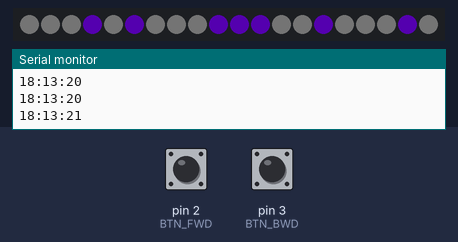
This sketch was run on a simulated Arduino Uno, built with avr-gcc and run on an emulated ATmega328P. Shown: 20 RGB LEDs in strip order, left to right, the last lines printed to the serial monitor. The test bench sets the inputs (shaded band); at power-on: pin 2 (BTN_FWD) HIGH, pin 3 (BTN_BWD) HIGH. Dim RGB values are drawn brighter than linear; the local clock reads 2024-03-15 10:24:30 at power-on unless the sketch sets it.

Above: at 1.2 s.
1.3 s: pin 2 (BTN_FWD) pulled LOW for 3.2 s
At 5.8 s:
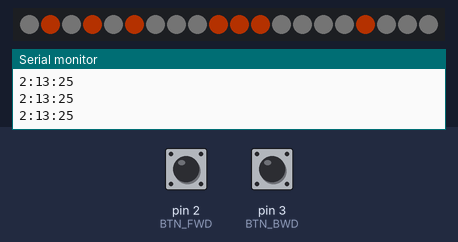
6.0 s: pin 2 (BTN_FWD) pulled LOW for 1 s
At 7.9 s:
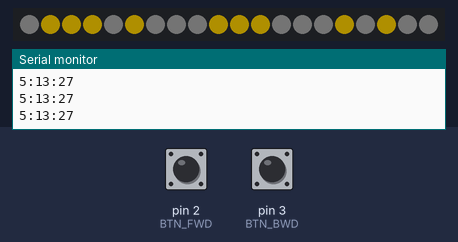
9.6 s: pin 2 (BTN_FWD) pulled LOW for 3.2 s
At 13.8 s:
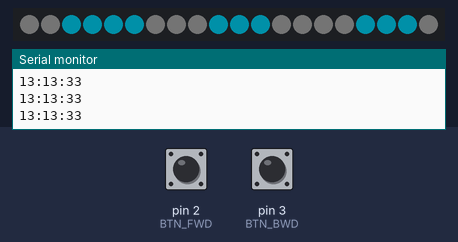
14.3 s: pin 3 (BTN_BWD) pulled LOW for 0.25 s
At 15.8 s:
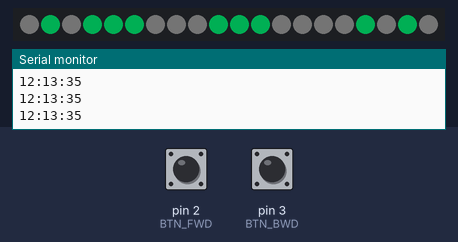
16.6 s: pin 3 (BTN_BWD) pulled LOW for 1 s
At 18.9 s:
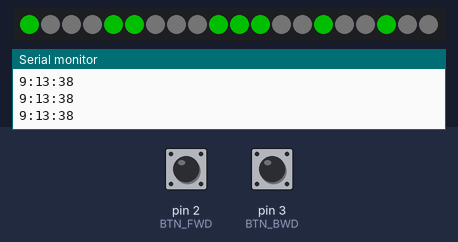
Timing chart, 0 to 20.1 s (numbered marks = the images above; inputs shaded):
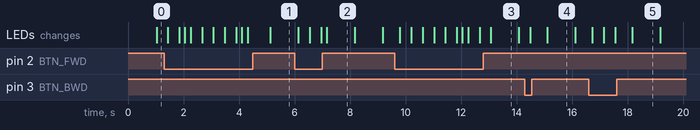

Measured:
- after the input at 1.3 s, the LEDs: first change after 0.14 s (image 1 shows a later state)
- after the input at 14.3 s, the LEDs: first change after 0.19 s (image 4 shows a later state)
- what the display in image 2 shows lasts 1.0 s, from 7.2 s to 8.2 s

The sketch:

timeDilatorBinary_nano.ino
```cpp
// ============================================================
// Time Dilator by Alexander Sousa June 2026
//
//  Binary LED Clock — RTC + WS2811 LED String
//  Hardware: Elegoo Nano/Uno R3 + DS1307 RTC + WS2811 RGB LEDs
//
//  DS1307 Wiring:
//    VCC  → 5V
//    GND  → GND
//    SDA  → A4
//    SCL  → A5
//
//  WS2811 Wiring:
//    VCC  → 5V
//    GND  → GND
//    DATA → Pin 6
//
//  Buttons:
//    Hour Forward  → D2 (momentary, other leg to GND)
//    Hour Backward → D3 (momentary, other leg to GND)
//
//  LED Layout — 20 LED string (0-based indices, MSB left):
//
//    Col:               2^3  2^2  2^1  2^0
//    Row 1 (H1, 2 bits):  -,   -, 19,  18   <- top of clock
//    Row 2 (H2, 4 bits): 14,  15, 16,  17
//    Row 3 (M1, 3 bits):  -,  13, 12,  11
//    Row 4 (M2, 4 bits):  7,   8,  9,  10
//    Row 5 (S1, 3 bits):  -,   6,  5,   4
//    Row 6 (S2, 4 bits):  0,   1,  2,   3   <- bottom of clock
//
//  Physical string positions (1-based) for reference:
//    Col:               2^3  2^2  2^1  2^0
//    Row 1 (H1, 2 bits):  -,   -, 20,  19
//    Row 2 (H2, 4 bits): 15,  16, 17,  18
//    Row 3 (M1, 3 bits):  -,  14, 13,  12
//    Row 4 (M2, 4 bits):  8,   9, 10,  11
//    Row 5 (S1, 3 bits):  -,   7,  6,   5
//    Row 6 (S2, 4 bits):  1,   2,  3,   4
//
//  Each row displays its digit in binary, MSB on the left.
//  ON  = bit is 1  (ROYGBIV colour based on current hour)
//  OFF = bit is 0  (dim white so you can see the LED is there)
// ============================================================

#include <Wire.h>
#include <RTClib.h>
#include <FastLED.h>

// ── FastLED config ───────────────────────────────────────────
#define LED_PIN      6
#define NUM_LEDS     20
#define LED_TYPE     WS2811
#define COLOR_ORDER  RGB

CRGB leds[NUM_LEDS];

// ── Button pins ──────────────────────────────────────────────
#define BTN_FWD  2    // advance +1 hour
#define BTN_BWD  3    // retreat -1 hour

uint32_t lastPressFwd = 0;
uint32_t lastPressBwd = 0;
#define DEBOUNCE_MS 300

// ── Colours ──────────────────────────────────────────────────
//  Uses FastLED's HSV colour wheel (0-255) to cycle ROYGBIV:
//    Midnight (0)  -> Red        HUE =   0
//    3:00 AM       -> Orange     HUE ~  21
//    6:00 AM       -> Yellow     HUE ~  43
//    9:00 AM       -> Green      HUE ~  85
//    Noon    (12)  -> Cyan/Teal  HUE = 128
//    3:00 PM       -> Blue       HUE ~ 171
//    6:00 PM       -> Indigo     HUE ~ 192
//    9:00 PM       -> Violet     HUE ~ 213
//    Midnight (24) -> Red again  (wraps back)
CRGB COLOR_OFF = CRGB(5, 5, 5);   // bit = 0  (dim white)

// Returns the ON colour for the current hour (0-23)
CRGB timeColor(uint8_t hour) {
  uint8_t hue = (uint8_t)((uint16_t)hour * 255 / 24);
  return CRGB(CHSV(hue, 255, 255));
}

// ── RTC ──────────────────────────────────────────────────────
RTC_DS1307 rtc;

// ── LED index map (0-based, MSB first per row) ───────────────
const uint8_t ROW1[] = {19, 18};           // H1 — 2 bits  (MSB left)
const uint8_t ROW2[] = {14, 15, 16, 17};   // H2 — 4 bits  (MSB left)
const uint8_t ROW3[] = {13, 12, 11};       // M1 — 3 bits  (MSB left)
const uint8_t ROW4[] = { 7,  8,  9, 10};   // M2 — 4 bits  (MSB left)
const uint8_t ROW5[] = { 6,  5,  4};       // S1 — 3 bits  (MSB left)
const uint8_t ROW6[] = { 0,  1,  2,  3};   // S2 — 4 bits  (MSB left)

// ── Setup ────────────────────────────────────────────────────
void setup() {
  Serial.begin(9600);
  Serial.println(F("=== Binary LED Clock ==="));

  pinMode(BTN_FWD, INPUT_PULLUP);
  pinMode(BTN_BWD, INPUT_PULLUP);

  FastLED.addLeds<LED_TYPE, LED_PIN, COLOR_ORDER>(leds, NUM_LEDS);
  FastLED.setBrightness(80);
  fill_solid(leds, NUM_LEDS, CRGB::Black);
  FastLED.show();

  if (!rtc.begin()) {
    Serial.println(F("ERROR: DS1307 not found. Check wiring!"));
    fill_solid(leds, NUM_LEDS, CRGB::Red);
    FastLED.show();
    while (true) delay(10);
  }

  // ── Time set ───────────────────────────────────────────────
  // Uncomment the line below, upload once to sync time, then
  // comment it out again and re-upload.
  // Adjust the hour offset for your timezone:
  //   EDT (summer): 4    EST (winter): 5
  //
  rtc.adjust(DateTime(F(__DATE__), F(__TIME__)) - TimeSpan(0, 4, 0, 0));

  Serial.println(F("RTC OK. D2=hour forward, D3=hour backward."));
}

// ── Main loop ────────────────────────────────────────────────
void loop() {
  uint32_t now_ms = millis();

  // ── Forward button (D2) ──────────────────────────────────
  if (digitalRead(BTN_FWD) == LOW && now_ms - lastPressFwd > DEBOUNCE_MS) {
    lastPressFwd = now_ms;
    DateTime now = rtc.now();
    rtc.adjust(now + TimeSpan(0, 1, 0, 0));
    Serial.println(F(">> +1 hour"));
  }

  // ── Backward button (D3) ─────────────────────────────────
  if (digitalRead(BTN_BWD) == LOW && now_ms - lastPressBwd > DEBOUNCE_MS) {
    lastPressBwd = now_ms;
    DateTime now = rtc.now();
    rtc.adjust(now - TimeSpan(0, 1, 0, 0));
    Serial.println(F("<< -1 hour"));
  }

  // ── Update display ───────────────────────────────────────
  DateTime now = rtc.now();

  uint8_t H1 = now.hour()   / 10;
  uint8_t H2 = now.hour()   % 10;
  uint8_t M1 = now.minute() / 10;
  uint8_t M2 = now.minute() % 10;
  uint8_t S1 = now.second() / 10;
  uint8_t S2 = now.second() % 10;

  CRGB colorOn = timeColor(now.hour());

  writeRow(ROW1, 2, H1, colorOn);
  writeRow(ROW2, 4, H2, colorOn);
  writeRow(ROW3, 3, M1, colorOn);
  writeRow(ROW4, 4, M2, colorOn);
  writeRow(ROW5, 3, S1, colorOn);
  writeRow(ROW6, 4, S2, colorOn);

  FastLED.show();

  Serial.print(now.hour());   Serial.print(':');
  Serial.print(now.minute()); Serial.print(':');
  Serial.println(now.second());

  delay(200);
}

// ── writeRow ─────────────────────────────────────────────────
void writeRow(const uint8_t* indices, uint8_t numBits, uint8_t value, CRGB colorOn) {
  for (uint8_t i = 0; i < numBits; i++) {
    bool bitOn = (value >> (numBits - 1 - i)) & 1;
    leds[indices[i]] = bitOn ? colorOn : COLOR_OFF;
  }
}
```
